Frame 1 (no input): blank canvas, image omitted
Frame 60 (no input): blank canvas, image omitted
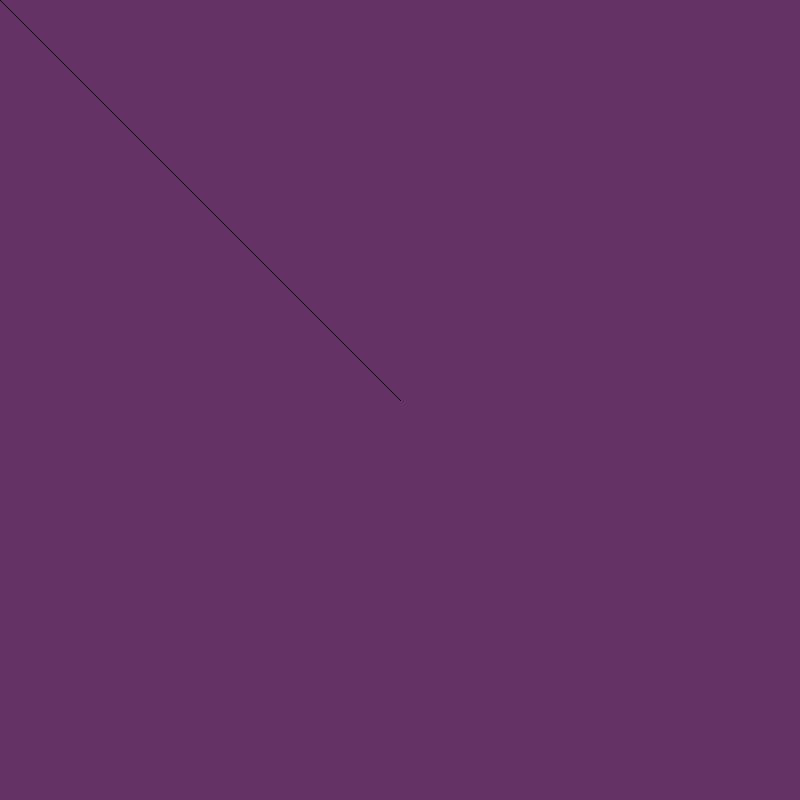
Frame 120 (the mouse pressed at the canvas centre since frame 60)

The p5.js sketch whose frames 1 and 60 were blank and that drew this single picture after the mouse press (run headless with seeded random() and noise() and a simulated clock; from frame 60 on, the mouse is pressed at the canvas centre):

// p5.js sketch
// ── sketch.js
function setup() {
  createCanvas(800, 800)
  background(100, 50, 100)
}

function draw() {
  fill(90, 90, 90)
  triangle(mouseX, mouseY, 50, 50)
}
